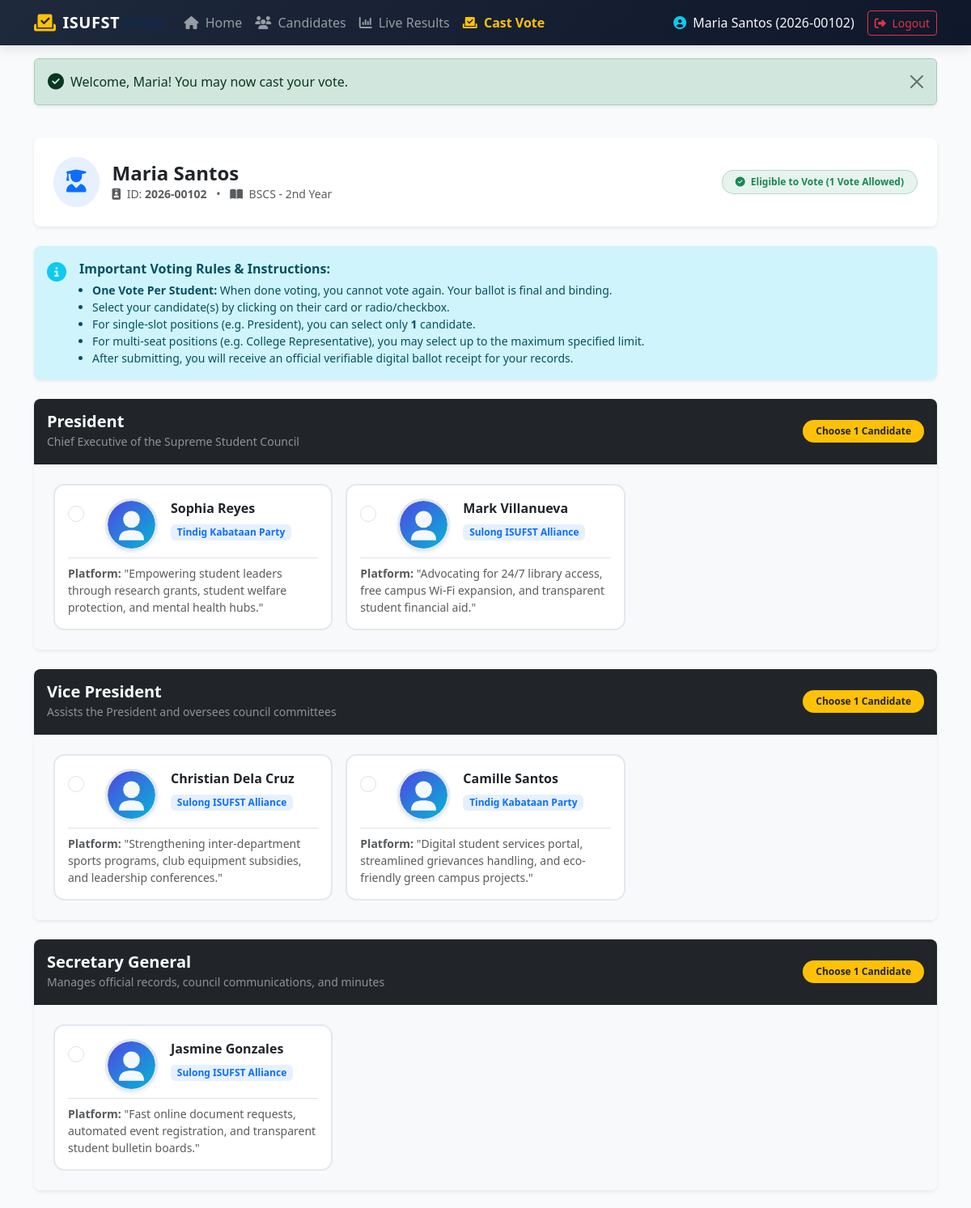
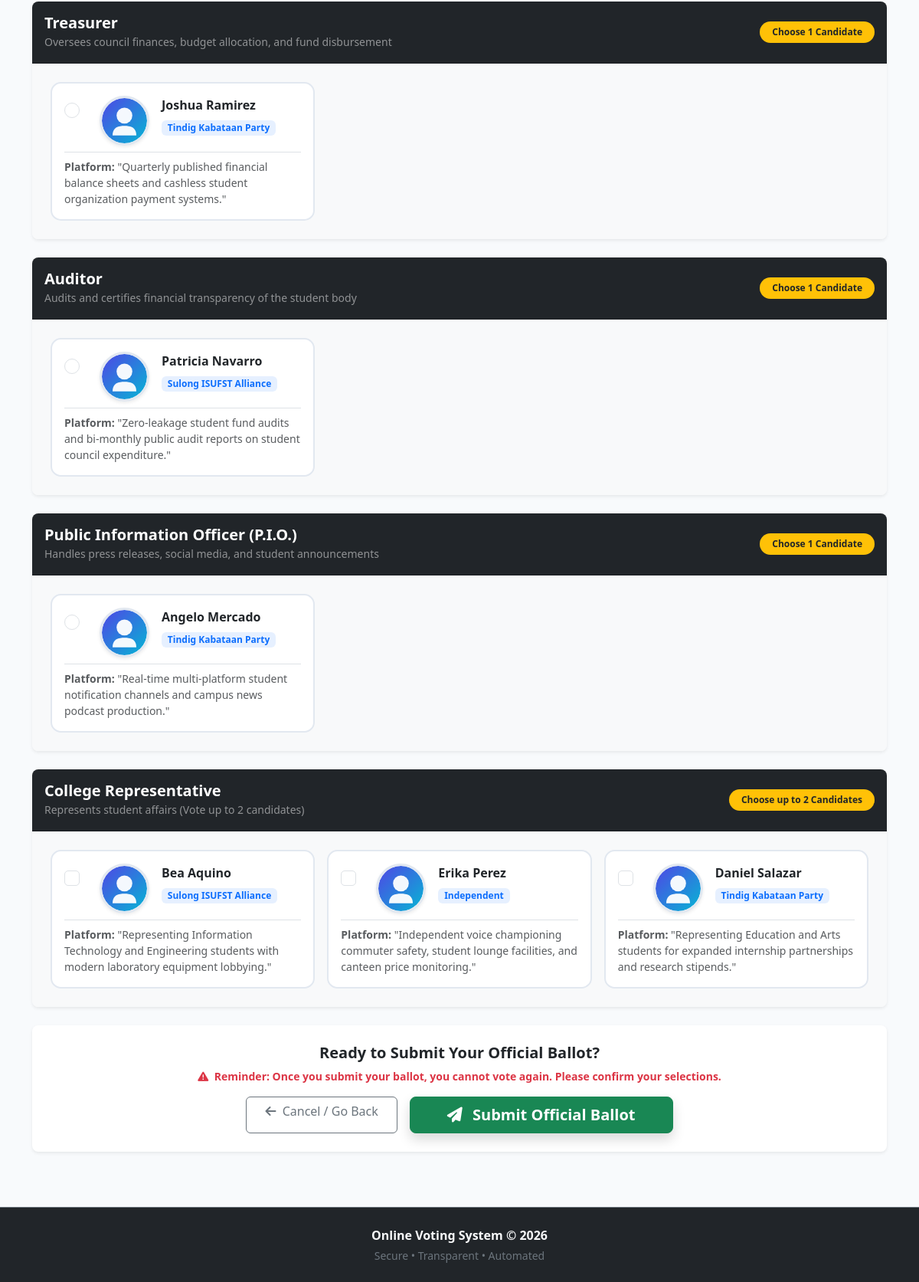
Page /ballot.php (signed in) on the committed database (2 pictures, top to bottom).
### tables this page shows
CREATE TABLE `voters` (
  `id` INT(11) NOT NULL AUTO_INCREMENT,
  `voter_id` VARCHAR(50) NOT NULL UNIQUE COMMENT 'Student Identification Number',
  `first_name` VARCHAR(50) NOT NULL,
  `last_name` VARCHAR(50) NOT NULL,
  `email` VARCHAR(100) NOT NULL UNIQUE,
  `password` VARCHAR(255) NOT NULL,
  `course` VARCHAR(50) NOT NULL DEFAULT 'BSIT',
  `year_level` VARCHAR(20) NOT NULL DEFAULT '1st Year',
  `has_voted` TINYINT(1) NOT NULL DEFAULT 0,
  `voted_at` DATETIME DEFAULT NULL,
  `created_at` TIMESTAMP DEFAULT CURRENT_TIMESTAMP,
  PRIMARY KEY (`id`)
);

CREATE TABLE `positions` (
  `id` INT(11) NOT NULL AUTO_INCREMENT,
  `title` VARCHAR(100) NOT NULL,
  `max_votes` INT(11) NOT NULL DEFAULT 1 COMMENT 'Number of candidates voter can pick',
  `priority` INT(11) NOT NULL DEFAULT 1 COMMENT 'Display sort order in ballot',
  `description` TEXT DEFAULT NULL,
  `created_at` TIMESTAMP DEFAULT CURRENT_TIMESTAMP,
  PRIMARY KEY (`id`)
);

CREATE TABLE `candidates` (
  `id` INT(11) NOT NULL AUTO_INCREMENT,
  `position_id` INT(11) NOT NULL,
  `first_name` VARCHAR(50) NOT NULL,
  `last_name` VARCHAR(50) NOT NULL,
  `party` VARCHAR(100) NOT NULL DEFAULT 'Independent',
  `platform` TEXT DEFAULT NULL,
  `photo` VARCHAR(255) DEFAULT 'default_candidate.svg',
  `created_at` TIMESTAMP DEFAULT CURRENT_TIMESTAMP,
  PRIMARY KEY (`id`),
  KEY `fk_candidates_position` (`position_id`),
  CONSTRAINT `fk_candidates_position` FOREIGN KEY (`position_id`) REFERENCES `positions` (`id`) ON DELETE CASCADE ON UPDATE CASCADE
);

### includes/crud_functions.php (called while the page is built, shortened)
<?php
function db_select_one($pdo, $table, $id, $id_col = 'id') {
    $stmt = $pdo->prepare("SELECT * FROM `{$table}` WHERE `{$id_col}` = ? LIMIT 1");
    $stmt->execute([$id]);
    return $stmt->fetch();
}
function get_all_positions($pdo) {
    $sql = "SELECT p.*, COUNT(c.id) AS candidate_count
            FROM positions p
            LEFT JOIN candidates c ON p.id = c.position_id
            GROUP BY p.id
            ORDER BY p.priority ASC, p.id ASC";
    return $pdo->query($sql)->fetchAll();
}
function get_all_candidates($pdo, $position_id = null) {
    $sql = "SELECT c.*, p.title AS position_title, COUNT(v.id) AS vote_count
            FROM candidates c
            JOIN positions p ON c.position_id = p.id
            LEFT JOIN votes v ON c.id = v.candidate_id ";
    $params = [];
    $sql .= " GROUP BY c.id ORDER BY p.priority ASC, c.last_name ASC";
    $stmt = $pdo->prepare($sql);
    $stmt->execute($params);
    return $stmt->fetchAll();
}
function get_voter_by_id($pdo, $id) {
    return db_select_one($pdo, 'voters', (int)$id);
}

### ballot.php (the view, shortened to what this page needs)
<?php
require_once __DIR__ . '/db_connect.php';
$voter_id_pk = $_SESSION['voter_id_pk'];
$voter = get_voter_by_id($pdo, $voter_id_pk);
$positions = get_all_positions($pdo);
$all_candidates = get_all_candidates($pdo);
$candidates_by_pos = [];
foreach ($all_candidates as $cand) {
    $candidates_by_pos[$cand['position_id']][] = $cand;
}
include __DIR__ . '/includes/header.php';
include __DIR__ . '/includes/navbar.php';
include __DIR__ . '/includes/alerts.php';
?>
<main class="py-4">
    <div class="container">
        <div class="card border-0 shadow-sm rounded-3 mb-4 bg-white">
            <div class="card-body p-3 p-md-4 d-flex flex-column flex-md-row justify-content-between align-items-md-center gap-3">
                <div class="d-flex align-items-center gap-3">
                    <div class="rounded-circle bg-primary bg-opacity-10 text-primary p-3">
                        <i class="fa-solid fa-user-graduate fs-3"></i>
                    </div>
                    <div>
                        <h4 class="fw-bold mb-0 text-dark"><?php echo htmlspecialchars($voter['first_name'] . ' ' . $voter['last_name']); ?></h4>
                        <div class="text-muted small">
                            <span class="me-2"><i class="fa-solid fa-id-badge me-1"></i> ID: <strong><?php echo htmlspecialchars($voter['voter_id']); ?></strong></span>
                            <span class="me-2">&bull;</span>
                            <span class="me-2"><i class="fa-solid fa-book-open me-1"></i> <?php echo htmlspecialchars($voter['course'] . ' - ' . $voter['year_level']); ?></span>
                        </div>
                    </div>
                </div>
                <div class="text-md-end">
                    <span class="badge bg-success bg-opacity-10 text-success border border-success border-opacity-25 px-3 py-2 rounded-pill">
                        <i class="fa-solid fa-circle-check me-1"></i> Eligible to Vote (1 Vote Allowed)
                    </span>
                </div>
            </div>
        </div>
        <div class="alert alert-info border-0 shadow-sm rounded-3 d-flex align-items-start gap-3 mb-4">
            <i class="fa-solid fa-circle-info fs-4 mt-1 text-info"></i>
            <div>
                <strong>Important Voting Rules &amp; Instructions:</strong>
                <ul class="mb-0 ps-3 mt-1 small">
                    <li><strong>One Vote Per Student:</strong> When done voting, you cannot vote again. Your ballot is final and binding.</li>
                    <li>Select your candidate(s) by clicking on their card or radio/checkbox.</li>
                    <li>For single-slot positions (e.g. President), you can select only <strong>1</strong> candidate.</li>
                    <li>For multi-seat positions (e.g. College Representative), you may select up to the maximum specified limit.</li>
                    <li>After submitting, you will receive an official verifiable digital ballot receipt for your records.</li>
                </ul>
            </div>
        </div>
        <form id="ballotForm" method="POST" action="vote_submit.php">
            <?php foreach ($positions as $pos):
                $pos_id = $pos['id'];
                $max_votes = (int)$pos['max_votes'];
                $cands = $candidates_by_pos[$pos_id] ?? [];
            ?>
                <div class="card border-0 shadow-sm rounded-3 mb-4 overflow-hidden">
                    <div class="card-header bg-dark text-white p-3 d-flex justify-content-between align-items-center">
                        <div>
                            <h5 class="fw-bold mb-0 text-white"><?php echo htmlspecialchars($pos['title']); ?></h5>
                            <?php if (!empty($pos['description'])): ?>
                                <small class="text-white-50"><?php echo htmlspecialchars($pos['description']); ?></small>
                            <?php endif; ?>
                        </div>
                        <div>
                            <span class="badge bg-warning text-dark px-3 py-2 rounded-pill">
                                <?php echo $max_votes === 1 ? "Choose 1 Candidate" : "Choose up to {$max_votes} Candidates"; ?>
                            </span>
                        </div>
                    </div>
                    <div class="card-body p-3 p-md-4 bg-light">
                        <?php if (empty($cands)): ?>
                            <div class="text-muted fst-italic">No candidates registered for this position.</div>
                        <?php else: ?>
                            <div class="row g-3">
                                <?php foreach ($cands as $cand):
                                    $cand_id = $cand['id'];
                                    $cand_name = htmlspecialchars($cand['first_name'] . ' ' . $cand['last_name']);
                                ?>
                                    <div class="col-md-6 col-lg-4">
                                        <div class="candidate-card ballot-candidate-card p-3 d-flex flex-column justify-content-between h-100">
                                            <div>
                                                <div class="d-flex align-items-start gap-3 mb-2">
                                                    <div class="form-check fs-5 mt-1">
                                                        <?php if ($max_votes === 1): ?>
                                                            <input class="form-check-input" type="radio"
                                                                   name="votes[<?php echo $pos_id; ?>]"
                                                                   id="cand_<?php echo $cand_id; ?>"
                                                                   value="<?php echo $cand_id; ?>">
                                                        <?php else: ?>
                                                            <input class="form-check-input" type="checkbox"
                                                                   name="votes[<?php echo $pos_id; ?>][]"
                                                                   id="cand_<?php echo $cand_id; ?>"
                                                                   value="<?php echo $cand_id; ?>"
                                                                   data-max-votes="<?php echo $max_votes; ?>">
                                                        <?php endif; ?>
                                                    </div>
                                                    <img src="assets/uploads/candidates/<?php echo htmlspecialchars($cand['photo'] ?: 'default_candidate.svg'); ?>" alt="<?php echo $cand_name; ?>" class="candidate-photo shadow-sm" style="width:65px; height:65px;">
                                                    <div>
                                                        <label class="form-check-label fw-bold text-dark fs-6 d-block mb-1" for="cand_<?php echo $cand_id; ?>">
                                                            <?php echo $cand_name; ?>
                                                        </label>
                                                        <span class="badge bg-primary bg-opacity-10 text-primary small">
                                                            <?php echo htmlspecialchars($cand['party']); ?>
                                                        </span>
                                                    </div>
                                                </div>
                                                <?php if (!empty($cand['platform'])): ?>
                                                    <div class="mt-2 pt-2 border-top small text-muted">
                                                        <strong>Platform:</strong> "<?php echo htmlspecialchars(mb_strimwidth($cand['platform'], 0, 110, '...')); ?>"
                                                    </div>
                                                <?php endif; ?>
                                            </div>
                                        </div>
                                    </div>
                                <?php endforeach; ?>
                            </div>
                        <?php endif; ?>
                    </div>
                </div>
            <?php endforeach; ?>
            <div class="card border-0 shadow-sm rounded-3 p-4 bg-white text-center mb-5">
                <h5 class="fw-bold mb-2">Ready to Submit Your Official Ballot?</h5>
                <p class="text-danger small mb-3 fw-semibold">
                    <i class="fa-solid fa-triangle-exclamation me-1"></i> Reminder: Once you submit your ballot, you cannot vote again. Please confirm your selections.
                </p>
                <div class="d-flex justify-content-center gap-3">
                    <a href="index.php" class="btn btn-outline-secondary px-4">
                        <i class="fa-solid fa-arrow-left me-1"></i> Cancel / Go Back
                    </a>
                    <button type="submit" class="btn btn-success btn-lg px-5 fw-bold shadow">
                        <i class="fa-solid fa-paper-plane me-2"></i> Submit Official Ballot
                    </button>
                </div>
            </div>
        </form>
    </div>
</main>
<?php include __DIR__ . '/includes/footer.php'; ?>

### assets/css/style.css (style rules this page uses)
:root { --primary-color: #2563eb; --primary-hover: #1d4ed8; --secondary-color: #0f172a; --accent-color: #06b6d4; --success-color: #10b981; --bg-light: #f8fafc; --card-border: #e2e8f0; }
body { font-family: 'Segoe UI', system-ui, -apple-system, sans-serif; background-color: var(--bg-light); color: #334155; min-height: 100vh; display: flex; flex-direction: column; }
main { flex: 1; }
.candidate-card { border: 2px solid var(--card-border); border-radius: 0.85rem; transition: all 0.2s ease-in-out; cursor: pointer; background: #ffffff; height: 100%; }
.candidate-photo { width: 90px; height: 90px; object-fit: cover; border-radius: 50%; border: 3px solid #e2e8f0; }

### rows in the picture
voters: first_name+last_name "Maria Santos", voter "2026-00102", course+year_level "BSCS - 2nd Year"
positions: title "President", description "Chief Executive of the Supreme Student Council", max_votes "Choose 1 Candidate"
candidates: photo (placeholder picture), cand_name "Sophia Reyes", party "Tindig Kabataan Party", platform "Empowering student leaders through research grants, student welfare protection, and mental health hubs."
candidates: photo (placeholder picture), cand_name "Mark Villanueva", party "Sulong ISUFST Alliance", platform "Advocating for 24/7 library access, free campus Wi-Fi expansion, and transparent student financial aid."
positions: title "Vice President", description "Assists the President and oversees council committees", max_votes "Choose 1 Candidate"
candidates: photo (placeholder picture), cand_name "Christian Dela Cruz", party "Sulong ISUFST Alliance", platform "Strengthening inter-department sports programs, club equipment subsidies, and leadership conferences."
candidates: photo (placeholder picture), cand_name "Camille Santos", party "Tindig Kabataan Party", platform "Digital student services portal, streamlined grievances handling, and eco-friendly green campus projects."
positions: title "Secretary General", description "Manages official records, council communications, and minutes", max_votes "Choose 1 Candidate"
candidates: photo (placeholder picture), cand_name "Jasmine Gonzales", party "Sulong ISUFST Alliance", platform "Fast online document requests, automated event registration, and transparent student bulletin boards."
positions: title "Treasurer", description "Oversees council finances, budget allocation, and fund disbursement", max_votes "Choose 1 Candidate"
candidates: photo (placeholder picture), cand_name "Joshua Ramirez", party "Tindig Kabataan Party", platform "Quarterly published financial balance sheets and cashless student organization payment systems."
positions: title "Auditor", description "Audits and certifies financial transparency of the student body", max_votes "Choose 1 Candidate"
candidates: photo (placeholder picture), cand_name "Patricia Navarro", party "Sulong ISUFST Alliance", platform "Zero-leakage student fund audits and bi-monthly public audit reports on student council expenditure."
positions: title "Public Information Officer (P.I.O.)", description "Handles press releases, social media, and student announcements", max_votes "Choose 1 Candidate"
candidates: photo (placeholder picture), cand_name "Angelo Mercado", party "Tindig Kabataan Party", platform "Real-time multi-platform student notification channels and campus news podcast production."
positions: title "College Representative", description "Represents student affairs (Vote up to 2 candidates)", max_votes "2"
candidates: photo (placeholder picture), cand_name "Bea Aquino", party "Sulong ISUFST Alliance", platform "Representing Information Technology and Engineering students with modern laboratory equipment lobbying."
candidates: photo (placeholder picture), cand_name "Erika Perez", party "Independent", platform "Independent voice championing commuter safety, student lounge facilities, and canteen price monitoring."
candidates: photo (placeholder picture), cand_name "Daniel Salazar", party "Tindig Kabataan Party", platform "Representing Education and Arts students for expanded internship partnerships and research stipends."

### other values in the picture
$_SESSION['voter_name'] "Maria Santos"
$_SESSION['voter_id'] "2026-00102"
$message "Welcome, Maria! You may now cast your vote."
